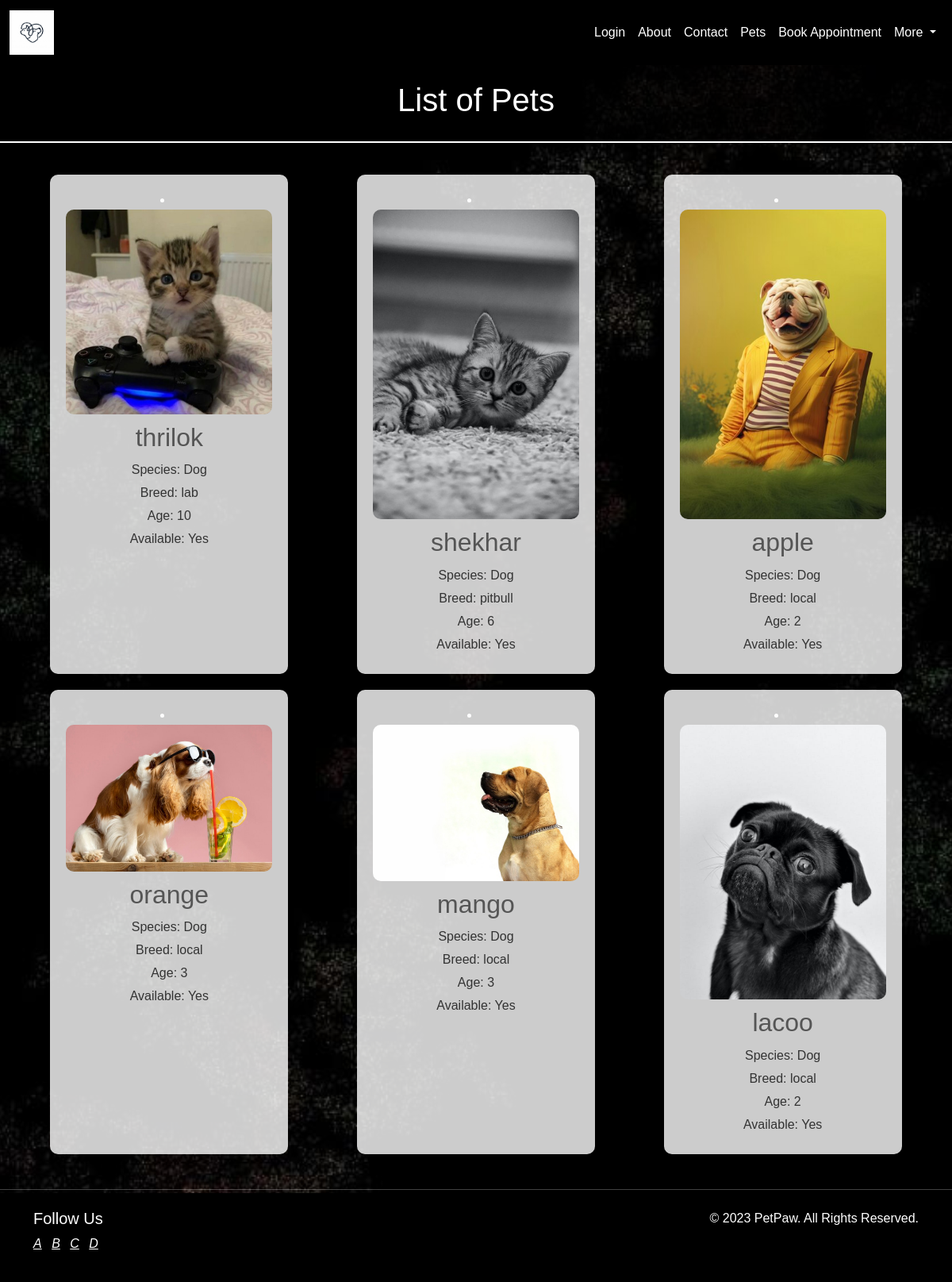
/pets/, run on the app's committed database.
### pets/models.py (models this page shows, shortened)
class Pet(models.Model):
    SPECIES_CHOICES = (
        ('Dog', 'Dog'),
        ('Cat', 'Cat'),
        ('Other', 'Other'),
    )
    name = models.CharField(max_length=100)
    species = models.CharField(max_length=50, choices=SPECIES_CHOICES)
    breed = models.CharField(max_length=100)
    age = models.IntegerField()
    available = models.BooleanField(default=True)
    description = models.TextField(blank=True)
    image = models.ImageField(upload_to='pets/', blank=True)

### pets/views.py (the view)
# urls.py: path('pets/', views.pet_list, name='pet_list'),
def pet_list(request):
    pets = Pet.objects.all()
    return render(request, 'pet_list.html', {'pets': pets})

### templates/pet_list.html (shortened to what this page needs)
{% extends 'base.html' %}
{% load static %}
{% block content %}
</head>
<body>
    <header>
        <h1 style="color: rgb(255, 255, 255);">List of Pets</h1>
    </header>
    <main>
        {% for pet in pets %}
        <li class="lii">
            <a href="{% url 'pet_detail' pk=pet.pk %}"><img src="{{ pet.image.url }}"></a>
            <div class="pet-info">
                <h2>{{ pet.name }}</h2>
                <p>Species: {{ pet.species }}</p>
                <p>Breed: {{ pet.breed }}</p>
                <p>Age: {{ pet.age }}</p>
                <p>Available: {% if pet.available %}Yes{% else %}No{% endif %}</p>
            </div>
        </li>
        {% endfor %}
    </main>
{% endblock %}

### templates/base.html (shortened to what this page needs)
{% load static %}
<!DOCTYPE html>
<html lang="en">
<head>
    <link href="https://cdn.jsdelivr.net/npm/bootstrap@5.3.3/dist/css/bootstrap.min.css" rel="stylesheet">
</head>
<body>
    <nav class="navbar navbar-expand-lg navbar-light" style="background-color: #000000;">
      <div class="container-fluid">
          <a  class="navbar-brand" href="{% url 'homepage'%}">
            <img style="height: 9%; width: 9%;" src="{% static 'images/3.jpg' %}" alt="PetPaw Logo">
        </a>
           <div class="collapse navbar-collapse" id="navbarNavDropdown">
              <ul class="navbar-nav ms-auto">
                  <li class="nav-item">
                      <a class="nav-link" href="{% url 'user_login' %}" style="color: #ffffff;">Login</a>
                  </li>
                  <li class="nav-item">
                      <a class="nav-link" href="{% url 'about' %}" style="color: #ffffff;">About</a>
                  </li>
                  <li class="nav-item">
                      <a class="nav-link" href="{% url 'contact' %}" style="color: #ffffff;">Contact</a>
                  </li>
                  <li class="nav-item">
                      <a class="nav-link" href="{% url 'pet_list' %}" style="color: #ffffff;">Pets</a>
                  </li>
                  <li class="nav-item">
                      <a class="nav-link" href="{% url 'book_appointment' %}" style="color: #ffffff;">Book Appointment</a>
                  </li>
                  <li class="nav-item dropdown">
                    <a class="nav-link dropdown-toggle" href="#" id="navbarDropdownMenuLink" role="button"
                        data-bs-toggle="dropdown" aria-expanded="false" style="color: #ffffff;">
                        More
                    </a>
                </li>
              </ul>
          </div>
      </div>
  </nav>
    {% block content %}{% endblock %}
    <hr class="my-1">
<footer class="footer" style="background-color: #000000; color: #ffffff; padding: 20px 0;">
        <div class="container">
            <div class="row">
                <div class="col-md-6">
                    <h5>Follow Us</h5>
                    <ul class="list-inline">
                        <li class="list-inline-item"><a href="#" class="text-white"><i class="bi bi-facebook">A</i></a></li>
                        <li class="list-inline-item"><a href="#" class="text-white"><i class="bi bi-twitter">B</i></a></li>
                        <li class="list-inline-item"><a href="#" class="text-white"><i class="bi bi-instagram">C</i></a></li>
                        <li class="list-inline-item"><a href="#" class="text-white"><i class="bi bi-linkedin">D</i></a></li>
                    </ul>
                </div>
                <div class="col-md-6 text-md-end">
                    &copy; 2023 PetPaw. All Rights Reserved.
                </div>
            </div>
        </div>
    </footer>
</body>
</html>

### templates/base.html (style rules this page uses)
.navbar { background-color: #020d19; color: #ffffff; margin :0 ; }
.footer { margin :0 ; }

### data on the page
Pet: image (picture), name "thrilok", species "Dog", breed "lab", age "10", available "Yes"
Pet: image (picture), name "shekhar", species "Dog", breed "pitbull", age "6", available "Yes"
Pet: image (picture), name "apple", species "Dog", breed "local", age "2", available "Yes"
Pet: image (picture), name "orange", species "Dog", breed "local", age "3", available "Yes"
Pet: image (picture), name "mango", species "Dog", breed "local", age "3", available "Yes"
Pet: image (picture), name "lacoo", species "Dog", breed "local", age "2", available "Yes"
